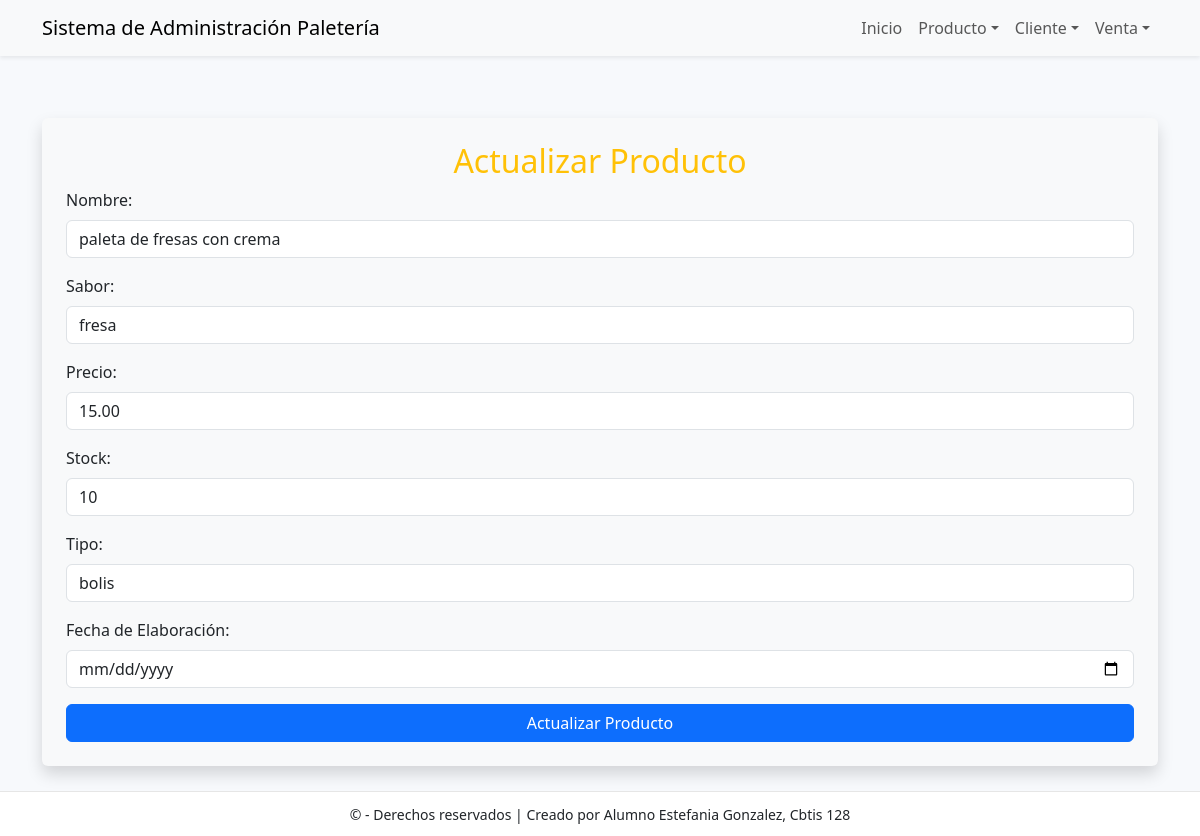
The page /producto/actualizar/2/ on the database its author committed.
### app_Paleteria/models.py (models this page shows, shortened)
class Producto(models.Model):
    id_producto = models.AutoField(primary_key=True)
    nombre = models.CharField(max_length=100, unique=True)
    sabor = models.CharField(max_length=100, unique=True)
    precio = models.DecimalField(max_digits=10, decimal_places=2)
    stock = models.IntegerField()
    tipo = models.CharField(max_length=100)
    fecha_elaboracion = models.DateField()
    descripcion = models.CharField(max_length=200, blank=True)

### app_Paleteria/views.py (the view)
# urls.py: path('producto/actualizar/<int:id>/', views.actualizar_producto, name='actualizar_producto'),
def actualizar_producto(request, id):
    producto = get_object_or_404(Producto, id_producto=id)
    return render(request, 'producto/actualizar_producto.html', {'producto': producto})

### app_Paleteria/templates/producto/actualizar_producto.html (shortened to what this page needs)
{% extends 'base.html' %}
{% block content %}
<div class="container mt-5 p-4 bg-light rounded shadow">
    <h2 class="text-center text-warning">Actualizar Producto</h2>
    <form method="POST" action="{% url 'realizar_actualizacion_producto' producto.id_producto %}">
        <div class="mb-3">
            <label class="form-label">Nombre:</label>
            <input type="text" name="nombre" class="form-control" value="{{ producto.nombre }}">
        </div>
        <div class="mb-3">
            <label class="form-label">Sabor:</label>
            <input type="text" name="sabor" class="form-control" value="{{ producto.sabor }}">
        </div>
        <div class="mb-3">
            <label class="form-label">Precio:</label>
            <input type="text" name="precio" class="form-control" value="{{ producto.precio }}">
        </div>
        <div class="mb-3">
            <label class="form-label">Stock:</label>
            <input type="text" name="stock" class="form-control" value="{{ producto.stock }}">
        </div>
        <div class="mb-3">
            <label class="form-label">Tipo:</label>
            <input type="text" name="tipo" class="form-control" value="{{ producto.tipo }}">
        </div>
        <div class="mb-3">
            <label class="form-label">Fecha de Elaboración:</label>
            <input type="date" name="fecha_elaboracion" class="form-control" value="{{ producto.fecha_elaboracion }}">
        </div>
        <button type="submit" class="btn btn-primary w-100">Actualizar Producto</button>
    </form>
</div>
{% endblock %}

### app_Paleteria/templates/base.html (style rules this page uses)
body { padding-top: 70px; padding-bottom: 70px; background:#f7f9fc; }

### rows shown on the page
Producto: nombre "paleta de fresas con crema", sabor "fresa", precio "15.00", stock "10", tipo "bolis"
